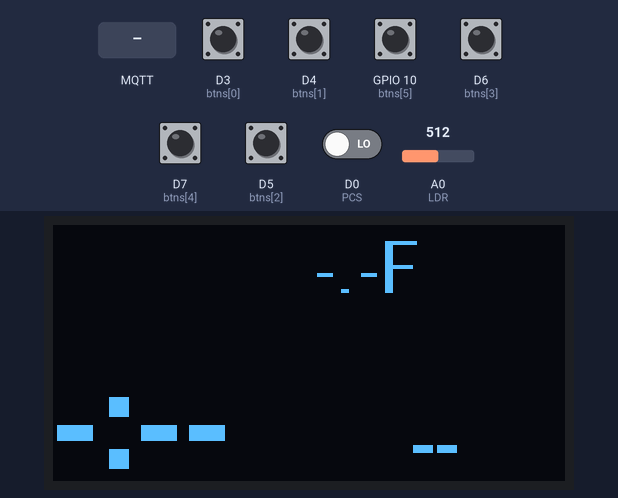
A sketch run on a simulated ESP8266 (NodeMCU). Shown: 128×64 one-colour display. Inputs (shaded band) come from the test bench; at power-on: D3 (btns[0]), D4 (btns[1]), D5 (btns[2]), D6 (btns[3]), D7 (btns[4]), GPIO 10 (btns[5]) HIGH, D0 (PCS) LOW, A0 (LDR) = 512. WiFi joins after 1.5 s; servers stay silent unless stated; no MQTT or app messages arrive unless stated; what the sketch prints to the serial monitor is not drawn.

Above: at 3.8 s.
3.9 s: MQTT message "environment/time" arrives on the first subscribed topic
At 6.2 s:
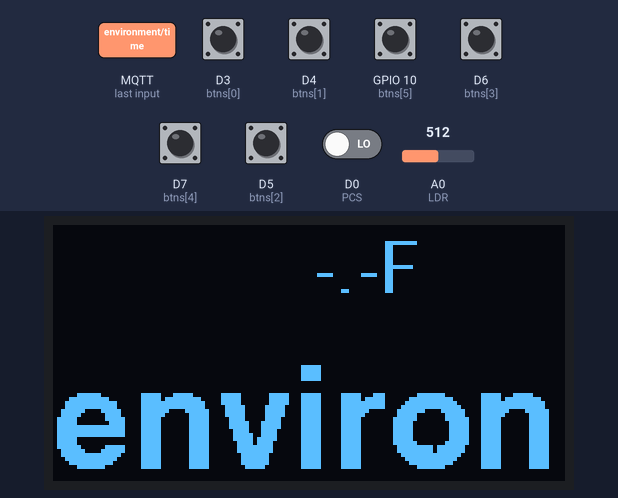
6.5 s: MQTT message "weather/temperature" arrives on the first subscribed topic
At 7.7 s:
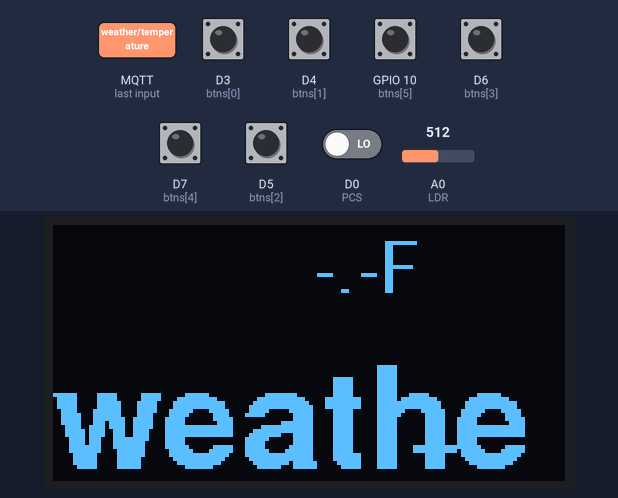
8.0 s: D0 (PCS) driven HIGH
At 9.1 s:
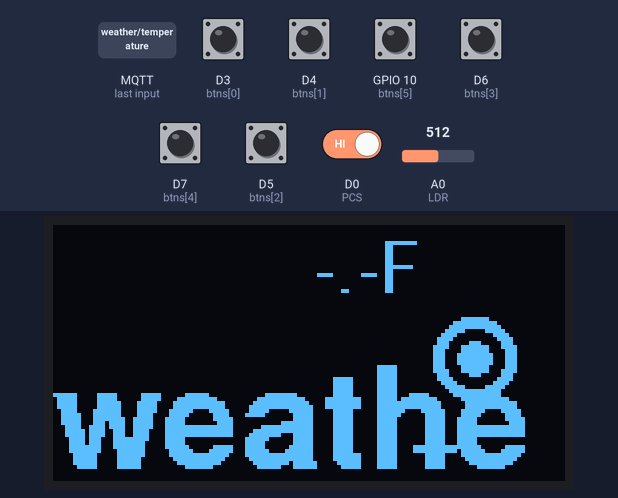
10.1 s: MQTT message "environment/tap" arrives on the first subscribed topic
At 10.6 s:
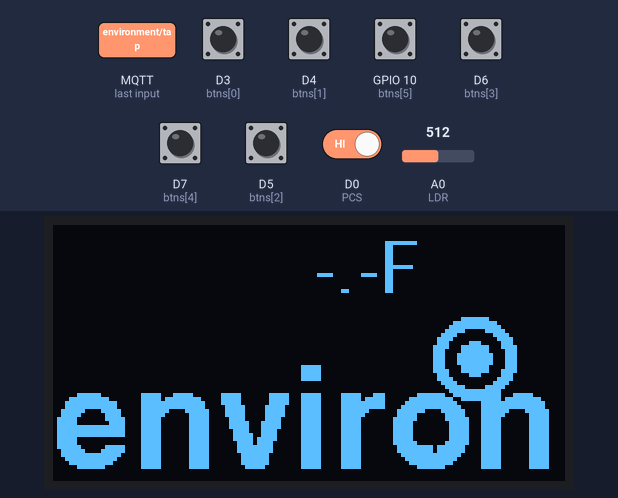
11.6 s: MQTT message "0" arrives on the first subscribed topic
At 12.8 s:
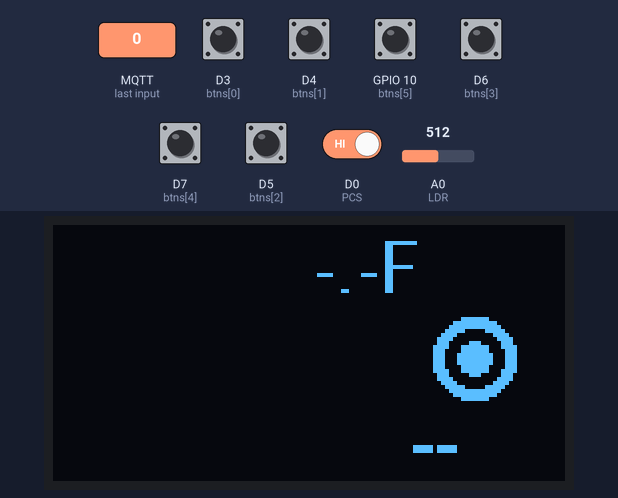
13.1 s: MQTT message "on" arrives on the first subscribed topic
At 14.1 s:
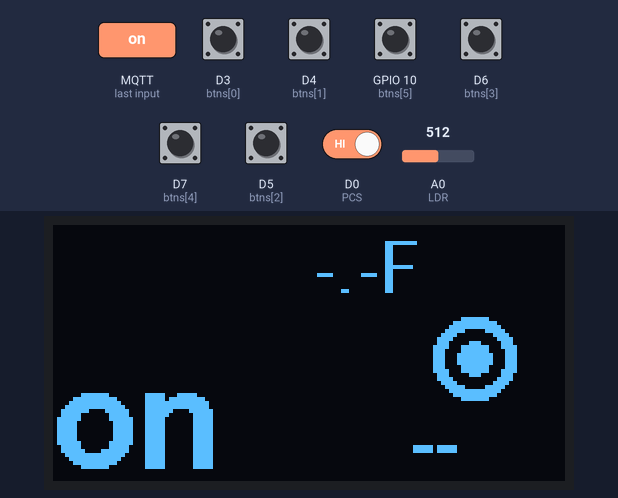
Timing chart, 0 to 15.6 s (numbered marks = the images above; inputs shaded):
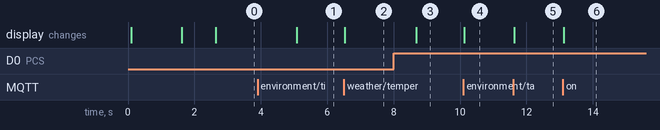

Measured:
- after the input at 3.9 s, the display: changes after 1.2 s (image 1)
- after the input at 6.5 s, the display: changes at once (image 2)
- after the input at 8.0 s, the display: changes after 0.68 s (image 3)
- after the input at 10.1 s, the display: changes at once (image 4)
- after the input at 11.6 s, the display: changes at once (image 5)
- after the input at 13.1 s, the display: changes at once (image 6)

The sketch:

MQTT_Bedside_CP_Charger_128x64_1.ino
```cpp
#include <ESP8266WiFi.h>
#include <PubSubClient.h>
#include <Wire.h>
#include <Adafruit_GFX.h>
#include <Adafruit_SSD1306.h>
#include <Fonts/FreeSansBold18pt7b.h>
#include <Fonts/FreeSans9pt7b.h>
#include <Fonts/FreeSansBold9pt7b.h>

// Update these with values suitable for your network.
const char* ssid = "";
const char* password = "";
const char* mqtt_server = "";
const char* mqtt_user = "";
const char* mqtt_pass = "";
char* mqtt_pub_topic = "bedside_cp";
char* mqtt_pub_button_status = "/button";


char myIP[16];
long lastReconnectAttempt = 0;
const int LDR = A0; // Defining LDR PIN
const int PCS = D0; // Define the phone charger status pin

#define SCREEN_WIDTH 128 // OLED display width, in pixels
#define SCREEN_HEIGHT 64 // OLED display height, in pixels
#define OLED_RESET     -1 // Reset pin # (or -1 if sharing Arduino reset pin)

WiFiClient espClient;
PubSubClient client(espClient);
Adafruit_SSD1306 display(SCREEN_WIDTH, SCREEN_HEIGHT, &Wire, OLED_RESET);

unsigned long debounceDelay = 100;
unsigned long intervalChargeStatusUpdate = 1000;
unsigned long intervalUpdate = 30000;
unsigned long intervalScreenDim = 1000;

const int btnCount = 6;
int btns[btnCount] = {0,2,14,12,13,10};
bool btnstates[btnCount] = {1,1,1,1,1,1};
bool lastChargeStatus = false;
bool btntriggered = true;
unsigned long lastDebounceTime[btnCount] = {0,0,0,0,0,0};
unsigned long lastChargeStatusUpdate = 0;
unsigned long lastIntervalUpdate = 0;
unsigned long lastIntervalScreenDim = 0;

String ti = "-:--";
String ap = "--";
String t = "-.-";
String r = "0";

void setup() {

  Serial.begin(115200);

  initDisplay();

  for (int thisbtn = 0; thisbtn < btnCount; thisbtn++) {
    pinMode(btns[thisbtn], INPUT_PULLUP);
  }

  pinMode(PCS, INPUT);

  pinMode(LDR, INPUT);

  setup_wifi();
  client.setServer(mqtt_server, 1883);
  client.setCallback(callback);
  lastReconnectAttempt = 0;

  btntriggered = true;

  delay(1000);

  updateDisplay(ti, ap, t, r);

}

void loop() {

  for (int thisbtn = 0; thisbtn < btnCount; thisbtn++) {
    int reading = digitalRead(btns[thisbtn]);
    if (reading != btnstates[thisbtn]) {
      Serial.print("event: ");
      Serial.print(thisbtn);
      Serial.print(" ");
      if ((millis() - lastDebounceTime[thisbtn]) > debounceDelay) {
        Serial.println("triggered");
        btntriggered = true;
      }
      else{
        Serial.println("");
      }
      lastDebounceTime[thisbtn] = millis();
    }
    btnstates[thisbtn] = reading;
  }

  if ((millis() - lastChargeStatusUpdate) > intervalChargeStatusUpdate) {
    Serial.println("Checking Charging Status");
    int reading = digitalRead(PCS);
    if (reading != lastChargeStatus){
      lastChargeStatus = reading;
      btntriggered = true;
    }
    lastChargeStatusUpdate = millis();
  }

  if ((millis() - lastIntervalUpdate) > intervalUpdate) {
    Serial.println("timmer triggered");
    btntriggered = true;
    lastIntervalUpdate = millis();
  }

  if (btntriggered == true){
    if (!client.connected()) {
      long now = millis();
      if (now - lastReconnectAttempt > 5000) {
        lastReconnectAttempt = now;
        // Attempt to reconnect
        if (reconnect()) {
          lastReconnectAttempt = 0;
        }
      }
    } else {
      // Client connected
      char pubstring[21];
      for (int i = 0; i < btnCount; i++){
        sprintf(pubstring,"%s%s%i", mqtt_pub_topic, mqtt_pub_button_status, (i+1));
        if (btnstates[i] == 1){
          client.publish(pubstring, "Off");
        }else{
          client.publish(pubstring, "On");
      }
      sprintf(pubstring,"%s%s%i", mqtt_pub_topic, mqtt_pub_button_status, btnCount+1);
      if (lastChargeStatus == 1){
        client.publish(pubstring, "On");
      }else{
        client.publish(pubstring, "Off");
      }
      updateDisplay(ti, ap, t, r);
      btntriggered = false;
    }
    }
  }

  if ((millis() - lastIntervalScreenDim) > intervalScreenDim) {
        Serial.print("setting screen brightness:  ");
        dimDisplay();
        lastIntervalScreenDim = millis();
      }

  client.loop();
}


void setup_wifi() {

  delay(10);
  // We start by connecting to a WiFi network
  Serial.println();
  Serial.print("Connecting to ");
  Serial.println(ssid);

  WiFi.begin(ssid, password);

  while (WiFi.status() != WL_CONNECTED) {
    delay(500);
    Serial.print(".");
  }

  sprintf(myIP, WiFi.localIP().toString().c_str());
  Serial.println("");
  Serial.println("WiFi connected");
  Serial.print("IP address: ");
  Serial.println(myIP);

  display.setTextSize(1);      // Normal 1:1 pixel scale
  display.setTextColor(WHITE); // Draw white text
  display.setCursor(24, 42);
  display.println(myIP);

  display.display();
}

void callback(char* topic, byte* payload, unsigned int length) {
  Serial.print("Message arrived [");
  Serial.print(topic);
  Serial.print("] ");
  for (int i = 0; i < length; i++) {
    Serial.print((char)payload[i]);
  }
  Serial.println("");

  if (String(topic) == "environment/time"){
    ti="";
    for (int i = 0; i < length; i++) {
      if((i==0) && ((char)payload[i] == '0')){
        ti.concat(" ");
      }else{
        ti.concat((char)payload[i]);
      }
    }
  }

  if (String(topic) == "environment/tap"){
    ap="";
    for (int i = 0; i < length; i++) {
      ap.concat((char)payload[i]);
    }
  }

  if (String(topic) == "weather/temperature"){
    t="";
    for (int i = 0; i < length; i++) {
      t.concat((char)payload[i]);
    }
  }

  if (String(topic) == "weather/raining"){
    r="";
    for (int i = 0; i < length; i++) {
        r.concat((char)payload[i]);
    }
  }

  updateDisplay(ti, ap, t, r);

}

boolean reconnect() {

    if (client.connect(mqtt_pub_topic, mqtt_user, mqtt_pass)) {
      Serial.println("connected");
      client.subscribe("environment/time");
      client.subscribe("environment/tap");
      client.subscribe("weather/temperature");
      client.subscribe("weather/raining");
    } else {
      Serial.print("failed, rc=");
      Serial.print(client.state());
      Serial.println(" try again in 5 seconds");
    }
    return client.connected();
}

void initDisplay(){

  if(!display.begin(SSD1306_SWITCHCAPVCC, 0x3C)) { // Address 0x3C for 128x32
    Serial.println(F("SSD1306 allocation failed"));
    for(;;); // Don't proceed, loop forever
  }
  display.clearDisplay();
  display.display();

  display.setTextSize(1);      // Normal 1:1 pixel scale
  display.setTextColor(WHITE); // Draw white text
  display.setCursor(15, 30);     // Start at top-left corner
  display.cp437(true);         // Use full 256 char 'Code Page 437' font
  display.println(F("Initializing WIFI"));

  display.display();
}

void updateDisplay(String stime, String sap, String temp, String rain){
  display.clearDisplay();

  //display.setTextSize(1);
  //display.setTextColor(WHITE);
  //display.setCursor(0, 0);
  //display.println(sdate);
  display.setTextSize(1);
  display.setFont(&FreeSansBold18pt7b);
  display.setTextColor(WHITE);
  display.setCursor(0, 60);
  display.println(stime);
  display.setFont(&FreeSansBold9pt7b);
  display.setTextColor(WHITE);
  display.setCursor(90, 60);
  display.println(sap);
  display.setCursor(65, 16);
  display.setFont(&FreeSans9pt7b);
  String fullTemp = temp + "F";
  display.println(fullTemp);
  String rainStatus = "";
  if (rain == "0"){
    rainStatus = " ";
  }else{
    rainStatus = "Rain";
    display.drawRoundRect(0, 0, 47, 21, 4, WHITE);
  }

  if (lastChargeStatus == true){
    display.fillCircle(105, 33, 10, WHITE);
    display.fillCircle(105, 33, 7, BLACK);
    display.fillCircle(105, 33, 4, WHITE);
  }

  display.setCursor(5, 16);
  display.setFont(&FreeSans9pt7b);
  display.println(rainStatus);

  display.display();
}

void dimDisplay(){

  int l = analogRead(LDR);
  int contrast = map(l,350,1024, 0, 157);
  int precharge = map(l,350,1024, 0, 34);

  if (contrast < 0){
    contrast = 0;
  }
  if (precharge < 0){
    precharge = 0;
  }

  Serial.print("LDR: ");
  Serial.print(l);
  Serial.print(" C: ");
  Serial.print(contrast);
  Serial.print(" PC: ");
  Serial.println(precharge);

  display.dim(true);
  display.ssd1306_command(SSD1306_SETCONTRAST);
  display.ssd1306_command(contrast);

  display.ssd1306_command(SSD1306_SETPRECHARGE);
  display.ssd1306_command(precharge);
  //delay(100);
}
```
